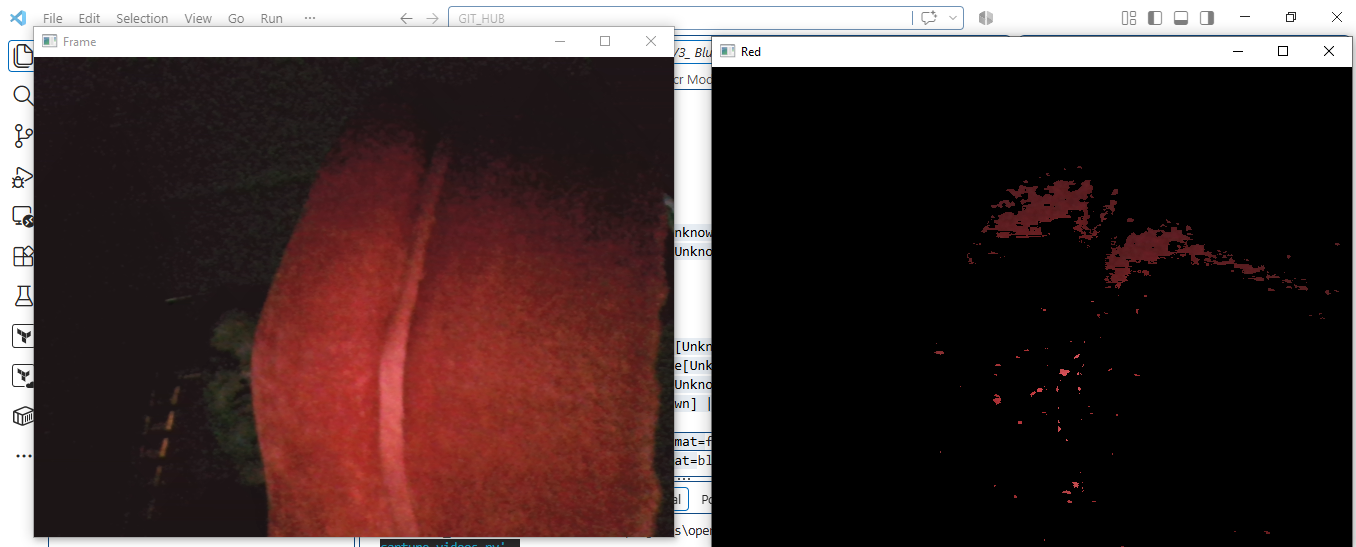
#> input picture projects/opencv/Color Detection/CV2-Red-Color-Detection.PNG, 1356 x 547 px, given in place of the camera
$ python 'CV5_ Every color except white mask.py'
#> lines starting #> are read from the running program, lines starting #| are printed output that depends on the picture; after the words box and inside, x2 and y2 are one past the last pixel; in counts of white or black regions, pixels touching at a corner belong together
# Every color except White

import cv2
import numpy as np

cap = cv2.VideoCapture(0)

while True:
    _, frame = cap.read()
#> frame is the input picture: shape (547, 1356, 3); mean B, G, R 53.2, 54, 71.6
    hsv_frame = cv2.cvtColor(frame, cv2.COLOR_BGR2HSV)
#> hsv_frame: shape (547, 1356, 3); mean H, S, V 40.6, 52.6, 72.1


    #Every color except white
    low = np.array([0, 42, 0])
    high = np.array([179, 255, 255])

    mask = cv2.inRange(hsv_frame, low, high)
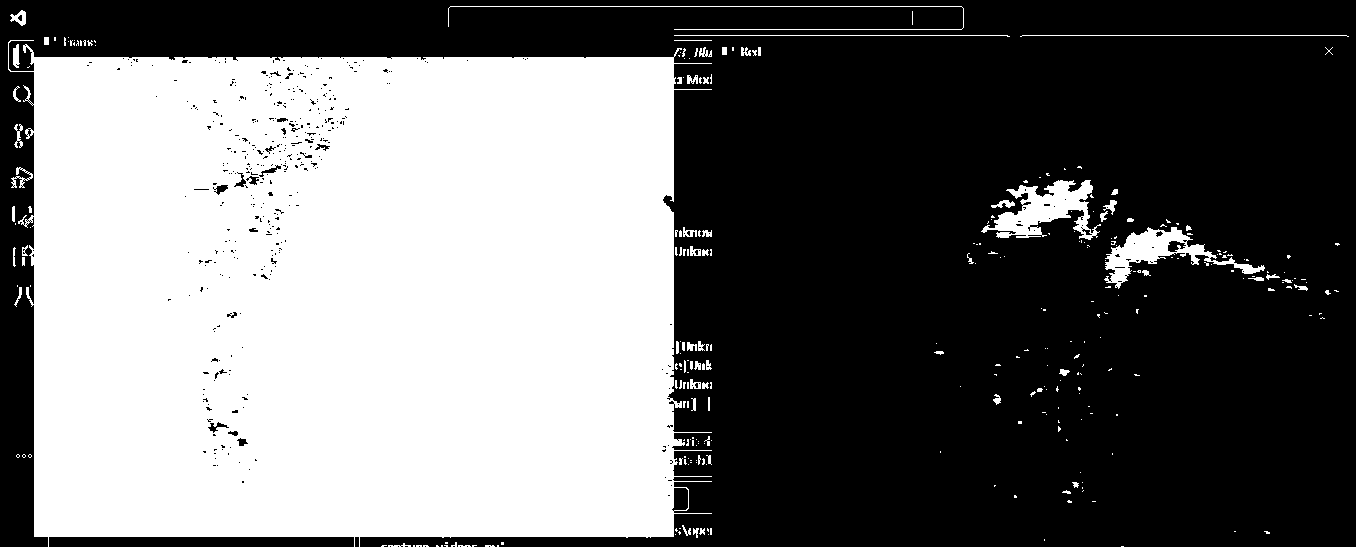
#> mask: shape (547, 1356); 42.8% white; 295 white regions (225 under 20 px), largest, box (x1, y1, x2, y2) and area: (8, 40, 712, 547) 306030, (981, 180, 1101, 240) 3268, (1104, 227, 1265, 289) 2760
    result = cv2.bitwise_and(frame, frame, mask=mask)
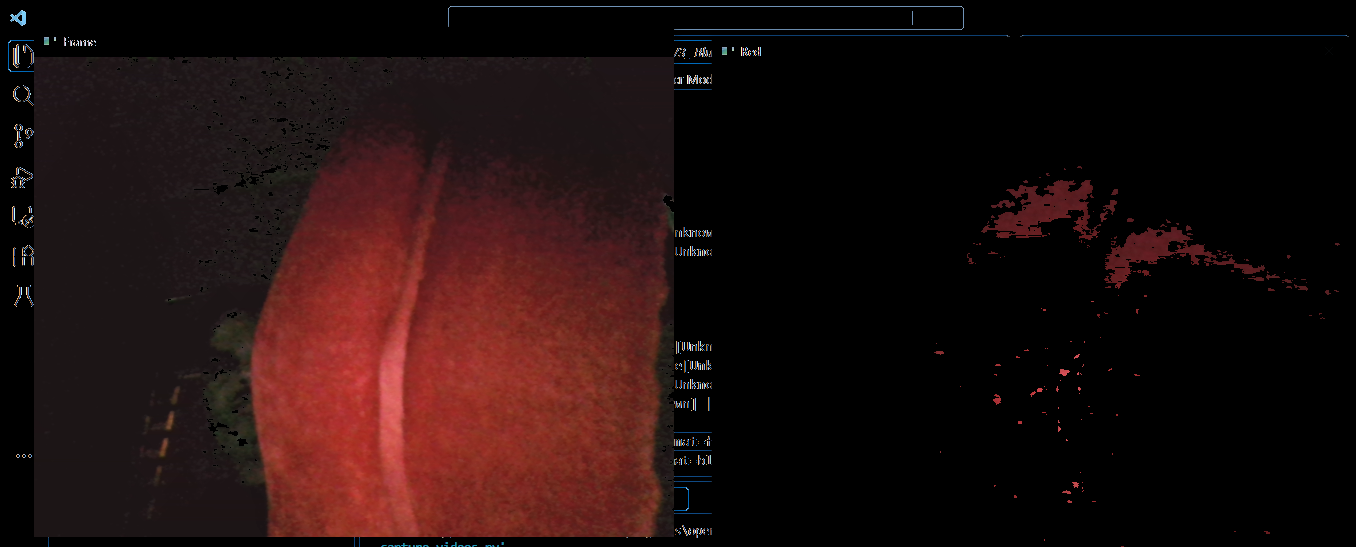
#> result: shape (547, 1356, 3); mean B, G, R 13.6, 14.4, 31.9

    cv2.imshow("Frame", frame)
    cv2.imshow("result", result)


    key = cv2.waitKey(1)
#> (key Esc is pressed here)
    if key ==27:
        break


cap.release()
cv2.destroyAllWindows()

$ run again, on projects/opencv/Color Detection/CV3_ Blue color-Detection.PNG
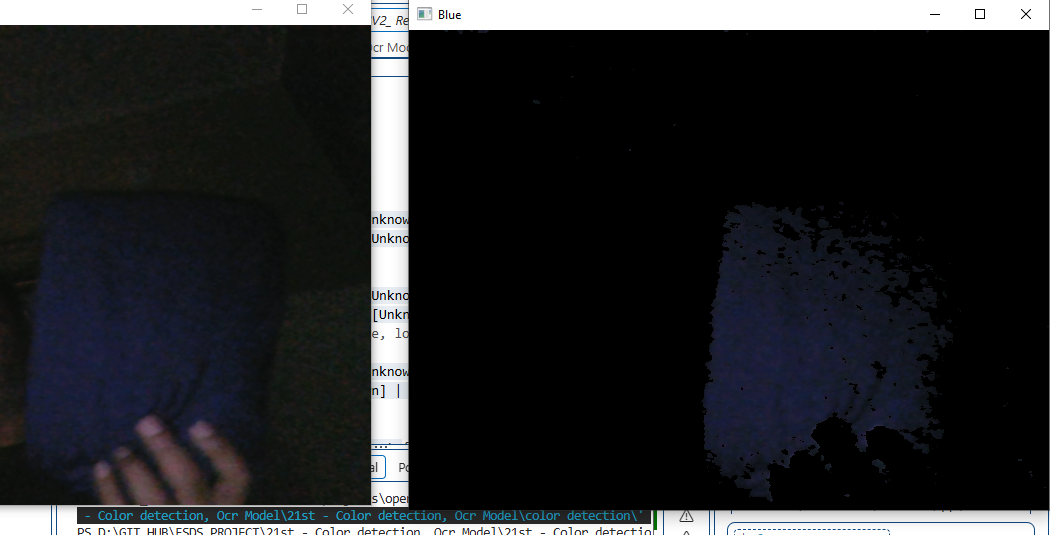
#> input picture projects/opencv/Color Detection/CV3_ Blue color-Detection.PNG, 1050 x 535 px, given in place of the camera
#> frame is the input picture: shape (535, 1050, 3); mean B, G, R 40.7, 38.5, 37.4
#> hsv_frame: shape (535, 1050, 3); mean H, S, V 33.8, 34.5, 42.1
#> `mask = cv2.inRange(hsv_frame, low, high)`:
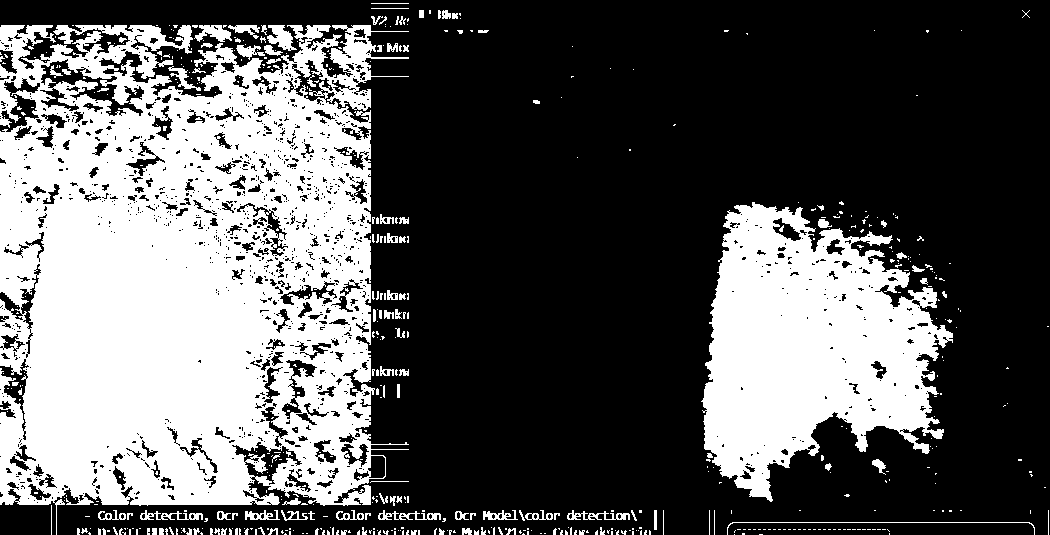
#> mask: shape (535, 1050); 35.6% white; 597 white regions (485 under 20 px), largest, box (x1, y1, x2, y2) and area: (0, 25, 409, 535) 144989, (701, 202, 953, 502) 45453, (267, 25, 297, 51) 422
#> `result = cv2.bitwise_and(frame, frame, mask=mask)`:
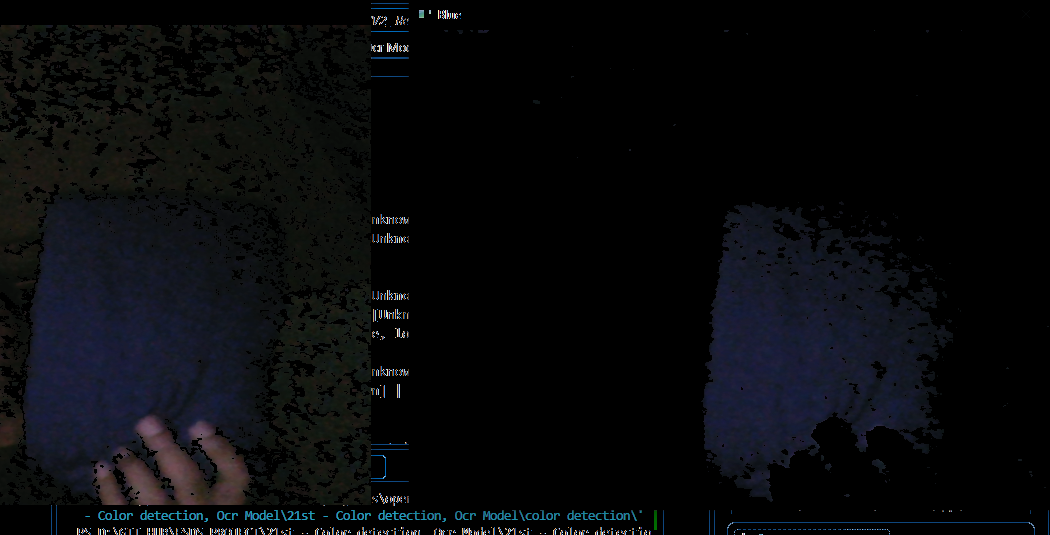
#> result: shape (535, 1050, 3); mean B, G, R 12, 9.7, 8.7

$ run again, on projects/opencv/Color Detection/CV4_ Green color Detection.PNG
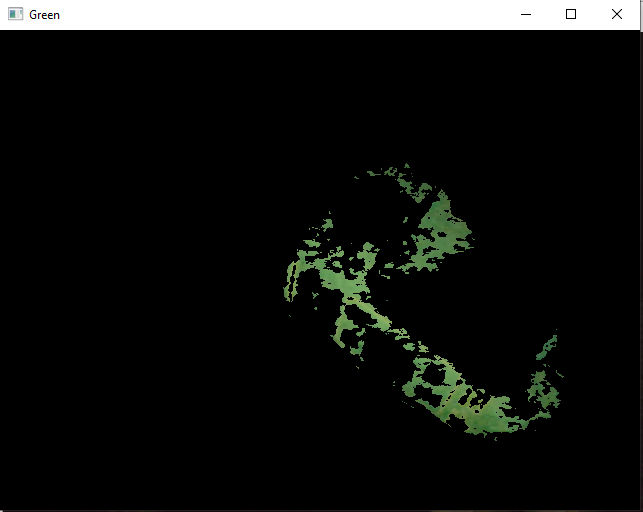
#> input picture projects/opencv/Color Detection/CV4_ Green color Detection.PNG, 643 x 512 px, given in place of the camera
#> frame is the input picture: shape (512, 643, 3); mean B, G, R 17.5, 19.3, 18
#> hsv_frame: shape (512, 643, 3); mean H, S, V 2.7, 4.1, 19.4
#> `mask = cv2.inRange(hsv_frame, low, high)`:
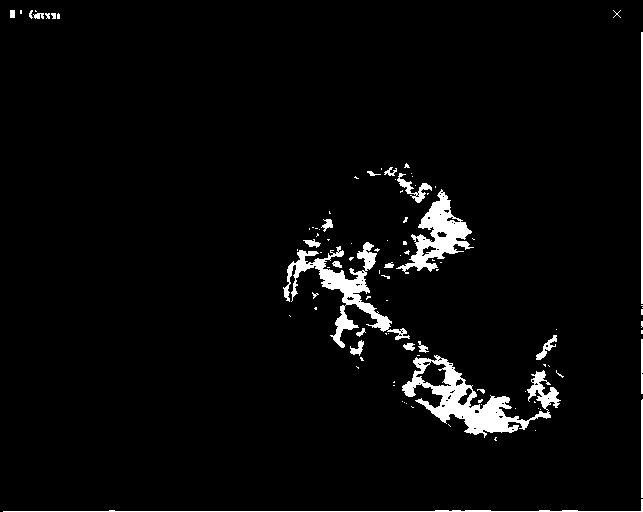
#> mask: shape (512, 643); 3.8% white; 98 white regions (73 under 20 px), largest, box (x1, y1, x2, y2) and area: (402, 355, 561, 438) 4053, (283, 242, 410, 348) 2923, (396, 189, 474, 274) 2263
#> `result = cv2.bitwise_and(frame, frame, mask=mask)`:
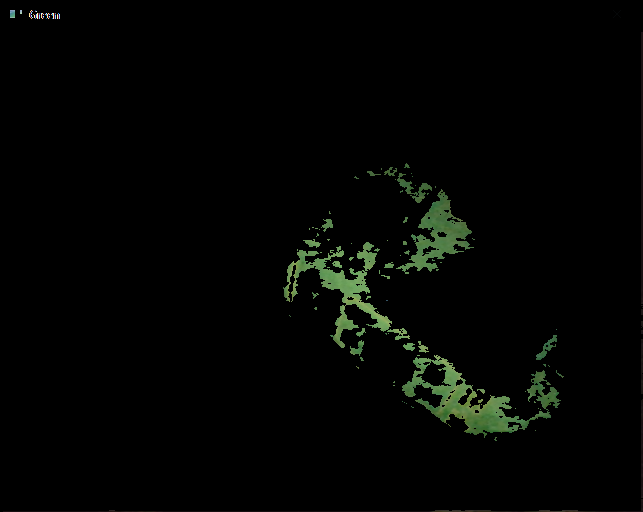
#> result: shape (512, 643, 3); mean B, G, R 2.7, 4.5, 3.2
